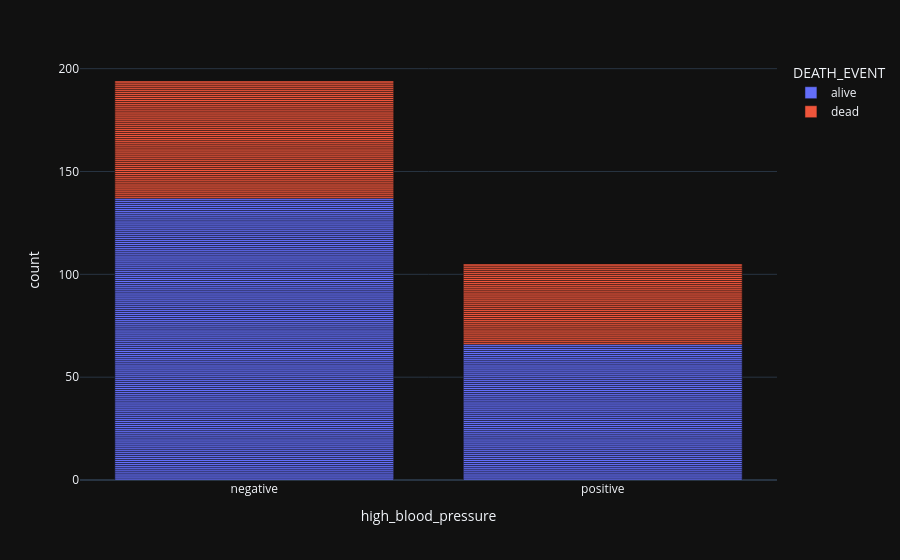

The notebook cell saved with this chart:
### Code cell
px.bar(HFCD_DF, x="high_blood_pressure", color="DEATH_EVENT")

### Figure 1 — Plotly figure (JSON) as saved in the notebook; plotly's stock layout.template omitted (floating-point values rounded to 4 significant figures; data arrays with more than 128 entries replaced by an {"elided": "..."} marker saying what was removed)
{"data": [{"alignmentgroup": "True", "hovertemplate": "DEATH_EVENT=alive<br>high_blood_pressure=%{x}<br>count=%{y}<extra></extra>", "legendgroup": "alive", "marker": {"color": "#636efa", "pattern": {"shape": ""}}, "name": "alive", "offsetgroup": "alive", "orientation": "v", "showlegend": true, "textposition": "auto", "x": {"elided": "203 str values"}, "xaxis": "x", "y": {"elided": "203 int values"}, "yaxis": "y", "type": "bar"}, {"alignmentgroup": "True", "hovertemplate": "DEATH_EVENT=dead<br>high_blood_pressure=%{x}<br>count=%{y}<extra></extra>", "legendgroup": "dead", "marker": {"color": "#EF553B", "pattern": {"shape": ""}}, "name": "dead", "offsetgroup": "dead", "orientation": "v", "showlegend": true, "textposition": "auto", "x": ["negative", "negative", "negative", "negative", "positive", "positive", "negative", "positive", "positive", "negative", "positive", "negative", "positive", "negative", "positive", "positive", "positive", "negative", "negative", "positive", "positive", "positive", "negative", "negative", "negative", "negative", "negative", "negative", "positive", "negative", "negative", "negative", "negative", "negative", "negative", "negative", "positive", "negative", "negative", "negative", "negative", "negative", "negative", "negative", "negative", "positive", "negative", "negative", "negative", "negative", "negative", "negative", "positive", "positive", "positive", "positive", "negative", "negative", "positive", "negative", "positive", "negative", "positive", "positive", "positive", "positive", "positive", "positive", "positive", "negative", "negative", "negative", "positive", "negative", "positive", "positive", "positive", "negative", "positive", "negative", "positive", "positive", "negative", "negative", "negative", "positive", "negative", "negative", "negative", "negative", "negative", "negative", "positive", "positive", "negative", "positive"], "xaxis": "x", "y": [1, 1, 1, 1, 1, 1, 1, 1, 1, 1, 1, 1, 1, 1, 1, 1, 1, 1, 1, 1, 1, 1, 1, 1, 1, 1, 1, 1, 1, 1, 1, 1, 1, 1, 1, 1, 1, 1, 1, 1, 1, 1, 1, 1, 1, 1, 1, 1, 1, 1, 1, 1, 1, 1, 1, 1, 1, 1, 1, 1, 1, 1, 1, 1, 1, 1, 1, 1, 1, 1, 1, 1, 1, 1, 1, 1, 1, 1, 1, 1, 1, 1, 1, 1, 1, 1, 1, 1, 1, 1, 1, 1, 1, 1, 1, 1], "yaxis": "y", "type": "bar"}], "layout": {"xaxis": {"anchor": "y", "domain": [0.0, 1.0], "title": {"text": "high_blood_pressure"}}, "yaxis": {"anchor": "x", "domain": [0.0, 1.0], "title": {"text": "count"}}, "legend": {"title": {"text": "DEATH_EVENT"}, "tracegroupgap": 0}, "margin": {"t": 60}, "barmode": "relative"}}
